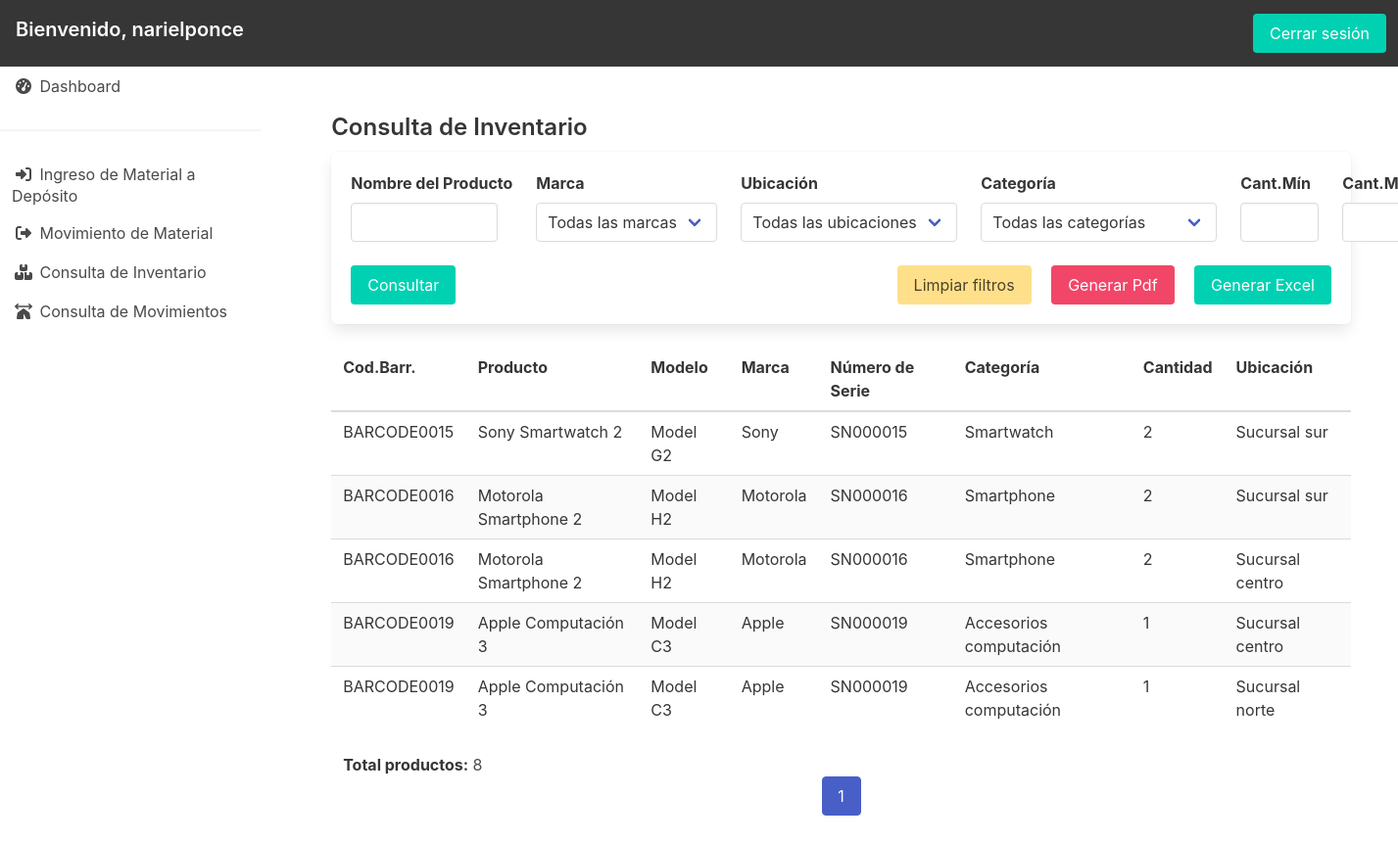
Page /inventory/inventory/ (signed in) on the committed database.
### inventory/models.py (models this page shows, shortened)
class Inventory(models.Model):
    product = models.ForeignKey('Product', on_delete=models.CASCADE)
    quantity = models.PositiveIntegerField()
    location = models.ForeignKey('Location', on_delete=models.CASCADE)
    class Meta:
        verbose_name_plural = "Inventories"

class Product(models.Model):
    name = models.CharField(max_length=255)
    brand = models.ForeignKey(Brand, on_delete=models.CASCADE)
    model = models.CharField(max_length=255, blank=True, null=True)
    bar_code = models.CharField(max_length=255, blank=True, null=True)
    serial_number = models.CharField(max_length=100, blank=True, null=True)
    category = models.ForeignKey(Category, on_delete=models.CASCADE)
    state = models.ForeignKey(State, on_delete=models.CASCADE)
    class Meta:
        ordering = ['name']

class Brand(models.Model):
    name = models.CharField(max_length=255)

class Category(models.Model):
    name = models.CharField(max_length=255)

class Location(models.Model):
    name = models.CharField(max_length=255)

### inventory/views.py (the view)
# urls.py: path('inventory/', views.inventory_list, name='inventory_list'), # ruta para listar el inventario
@login_required
def inventory_list(request):
    inventories = Inventory.objects.filter(quantity__gt=0).order_by('product_id')
    product_name = request.GET.get('product_name', None)
    brand_id = request.GET.get('brand', None)
    location_id = request.GET.get('location', None)
    category_id = request.GET.get('category', None)
    min_quantity = request.GET.get('min_quantity', None)
    max_quantity = request.GET.get('max_quantity', None)
    if product_name:
        inventories = inventories.filter(product__name__icontains=product_name)
    if brand_id:
        inventories = inventories.filter(product__brand_id=brand_id)
    if location_id:
        inventories = inventories.filter(location_id=location_id)
    if category_id:
        inventories = inventories.filter(product__category_id=category_id)
    if min_quantity:
        inventories = inventories.filter(quantity__gte=min_quantity)
    if max_quantity:
        inventories = inventories.filter(quantity__lte=max_quantity)
    print("Total items after filtering:", inventories.count())  # Debug
    paginator = Paginator(inventories, 6)  # Mostrar cant. elementos por página
    page_number = request.GET.get('page')
    page_obj = paginator.get_page(page_number)
    print("Items in current page:", len(page_obj))  # Debug
    total_quantity = inventories.aggregate(Sum('quantity'))['quantity__sum'] or 0
    brands = Brand.objects.all()
    locations = Location.objects.all()
    categories = Category.objects.all()
    return render(request, 'inventory/inventory_list.html', {
        'page_obj': page_obj,
        'inventories': inventories,
        'total_quantity': total_quantity,  # Pasamos la suma total al contexto
        'brands': brands,
        'locations': locations,
        'categories': categories,
    })

### inventory/templates/inventory/inventory_list.html (shortened to what this page needs)
{% extends 'base_dashboard.html' %}
{% block content %}
<div class="mb-3">
  <h2 class="title is-4">Consulta de Inventario</h2>
</div>
<form method="get" action="{% url 'inventory_list' %}" class="box is-mobile">
    <div class="columns is-mobile">
        <div class="column is-narrow">
            <label class="label">Nombre del Producto</label>
            <input class="input" type="text" name="product_name" value="{{ request.GET.product_name }}" style="max-width: 150px;">
        </div>
        <div class="column is-narrow">
            <label class="label">Marca</label>
            <div class="select">
                <select name="brand">
                    <option value="">Todas las marcas</option>
                </select>
            </div>
        </div>
        <div class="column is-narrow">
            <label class="label">Ubicación</label>
            <div class="select">
                <select name="location">
                    <option value="">Todas las ubicaciones</option>
                </select>
            </div>
        </div>
        <div class="column">
            <label class="label">Categoría</label>
            <div class="select">
                <select name="category">
                  <option value="">Todas las categorías</option>
                </select>
            </div>
        </div>
        <div class="column is-narrow is-text-right">
            <label class="label">Cant.Mín</label>
            <input class="input" type="number" name="min_quantity" value="{{ request.GET.min_quantity }}" style="max-width: 80px;">
        </div>
        <div class="column is-narrow is-text-right">
            <label class="label">Cant.Máx</label>
            <input class="input" type="number" name="max_quantity" value="{{ request.GET.max_quantity }}" style="max-width: 80px;">
        </div>
    </div>
    <div class="columns is-mobile">
        <div class="column">
            <div class="control">
                <button type="submit" class="button is-primary">Consultar</button>
            </div>
        </div>
        <div class="column is-narrow is-text-right">
            <div class="control">
                <a class="button is-success is-warning mx-2" href="/inventory/inventory">Limpiar filtros</a>
                <button type="submit" formaction="{% url 'generate_inventory_pdf' %}" formmethod="get" class="button is-danger mx-2">Generar Pdf</button>
                <button type="submit" formaction="{% url 'generate_inventory_xls' %}" formmethod="get" class="button is-primary ml-2">Generar Excel</button>
            </div>
        </div>
    </div>
</form>
<table class="table is-striped is-hoverable is-fullwidth">
  <thead>
  <tr>
    <th>Cod.Barr.</th>
    <th>Producto</th>
    <th>Modelo</th>
    <th>Marca</th>
    <th>Número de Serie</th>
    <th>Categoría</th>
    <th>Cantidad</th>
    <th>Ubicación</th>
  </tr>
  </thead>
  <tbody>
  {% for item in page_obj %}
  <tr>
    <td>{{ item.product.bar_code }}</td>
    <td>{{ item.product.name }}</td>
    <td>{{ item.product.model }}</td>
    <td>{{ item.product.brand.name }}</td>
    <td>{{ item.product.serial_number }}</td>
    <td>{{ item.product.category.name }}</td>
    <td>{{ item.quantity }}</td>
    <td>{{ item.location.name }}</td>
  </tr>
  {% empty %}
  <tr>
    <td colspan="5">No se encontraron productos que coincidan con los filtros.</td>
  </tr>
  {% endfor %}
  </tbody>
</table>
<div class="has-text-left mt-4 ml-3">
    <strong>Total productos:</strong> {{ total_quantity }}
</div>
<nav class="pagination is-centered" role="navigation" aria-label="pagination">
    <ul class="pagination-list">
      {% for num in page_obj.paginator.page_range %}
        {% if page_obj.number == num %}
          <li><a class="pagination-link is-current">{{ num }}</a></li>
        {% elif num > page_obj.number|add:"-3" and num < page_obj.number|add:"3" %}
          <li><a class="pagination-link" href="?page={{ num }}">{{ num }}</a></li>
        {% endif %}
      {% endfor %}
    </ul>
</nav>
{% endblock %}

### templates/base_dashboard.html (shortened to what this page needs)
<!DOCTYPE html>
<html lang="es">
<head>
    <link rel="stylesheet" href="https://cdn.jsdelivr.net/npm/bulma@0.9.3/css/bulma.min.css">
    <link rel="stylesheet" href="https://cdnjs.cloudflare.com/ajax/libs/font-awesome/6.6.0/css/all.min.css">
</head>
<body>
    <nav class="navbar has-background-dark has-text-white" role="navigation" aria-label="main navigation">
        <div id="navbarBasicExample" class="navbar-menu">
            {% if request.user.is_authenticated %}
                <div class="navbar has-background-dark is-align-items-center is-flex mt-4">
                    <h1 class="title has-text-white is-5 mx-4">Bienvenido, {{ request.user.username }}</h1>
                </div>
            {% else %}
                <p>No has iniciado sesión.</p>
                <a href="{% url 'login' %}">Iniciar sesión</a>
            {% endif %}
            <div class="navbar-end">
                <div class="navbar-item">
                    <div class="buttons">
                        <form method="post" action="{% url 'logout' %}">
                        <button type="submit" class="button is-primary">Cerrar sesión</button>
                        </form>
                    </div>
                </div>
            </div>
        </div>
    </nav>
    <div class="columns">
        <div class="column is-one-fifth">
            <aside class="menu">
                <ul class="menu-list">
                    <li>
                        <a href="{% url 'dashboard' %}">
                            <span class="icon">
                                <i class="fas fa-tachometer-alt"></i>
                            </span>
                            Dashboard
                        </a>
                    </li>
                    <hr>
                    <li>
                        <a href="{% url 'create_income' %}">
                            <span class="icon">
                                <i class="fas fa-sign-in-alt"></i>
                            </span>
                            Ingreso de Material a Depósito
                        </a>
                    </li>
                    <li>
                        <a href="{% url 'create_outcome' %}">
                            <span class="icon">
                                <i class="fas fa-sign-out-alt"></i>
                            </span>
                            Movimiento de Material
                        </a>
                    </li>
                    <li>
                        <a href="{% url 'inventory_list' %}">
                            <span class="icon">
                                <i class="fas fa-boxes-stacked"></i></i>
                            </span>
                            Consulta de Inventario
                        </a>
                    </li>
                    <li>
                        <a href="{% url 'transaction_list' %}">
                            <span class="icon">
                                <i class="fas fa-tent-arrow-left-right"></i>
                            </span>
                            Consulta de Movimientos
                        </a>
                    </li>
                </ul>
            </aside>
        </div>
        <div class="column">
            <section class="section">
                <div class="container">
                    {% block content %}{% endblock %}
                </div>
            </section>
        </div>
    </div>
</body>
</html>

### rows in the picture
Inventory: product.bar_code "BARCODE0015", product.name "Sony Smartwatch 2", product.model "Model G2", product.brand.name "Sony", product.serial_number "SN000015", product.category.name "Smartwatch", quantity "2", location.name "Sucursal sur"
Inventory: product.bar_code "BARCODE0016", product.name "Motorola Smartphone 2", product.model "Model H2", product.brand.name "Motorola", product.serial_number "SN000016", product.category.name "Smartphone", quantity "2", location.name "Sucursal sur"
Inventory: product.bar_code "BARCODE0016", product.name "Motorola Smartphone 2", product.model "Model H2", product.brand.name "Motorola", product.serial_number "SN000016", product.category.name "Smartphone", quantity "2", location.name "Sucursal centro"
Inventory: product.bar_code "BARCODE0019", product.name "Apple Computación 3", product.model "Model C3", product.brand.name "Apple", product.serial_number "SN000019", product.category.name "Accesorios computación", quantity "1", location.name "Sucursal centro"
Inventory: product.bar_code "BARCODE0019", product.name "Apple Computación 3", product.model "Model C3", product.brand.name "Apple", product.serial_number "SN000019", product.category.name "Accesorios computación", quantity "1", location.name "Sucursal norte"

### other values in the picture
{{ request.user.username }} "narielponce"
{{ total_quantity }} "8"
{{ num }} "1"
